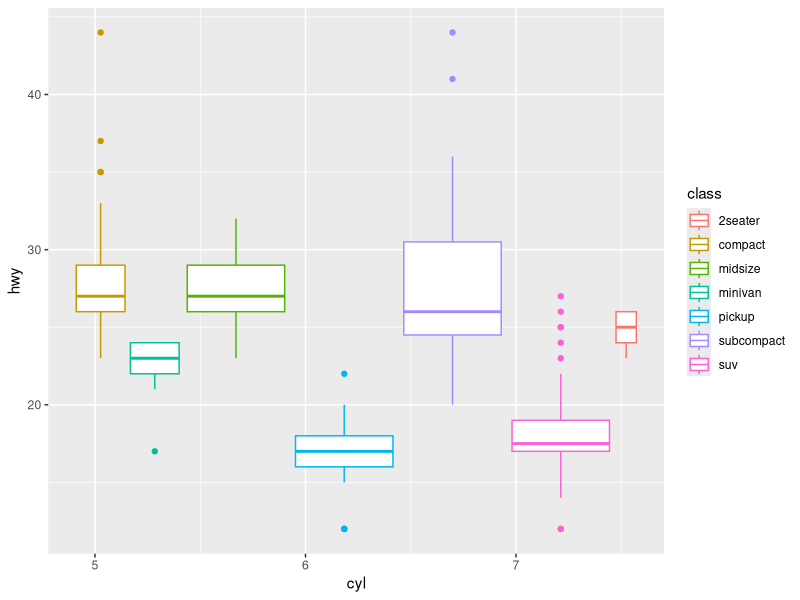
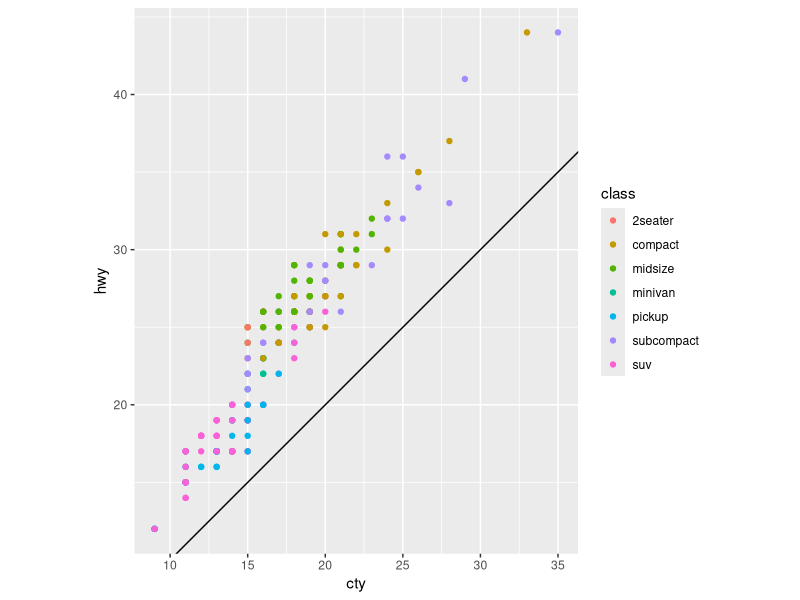
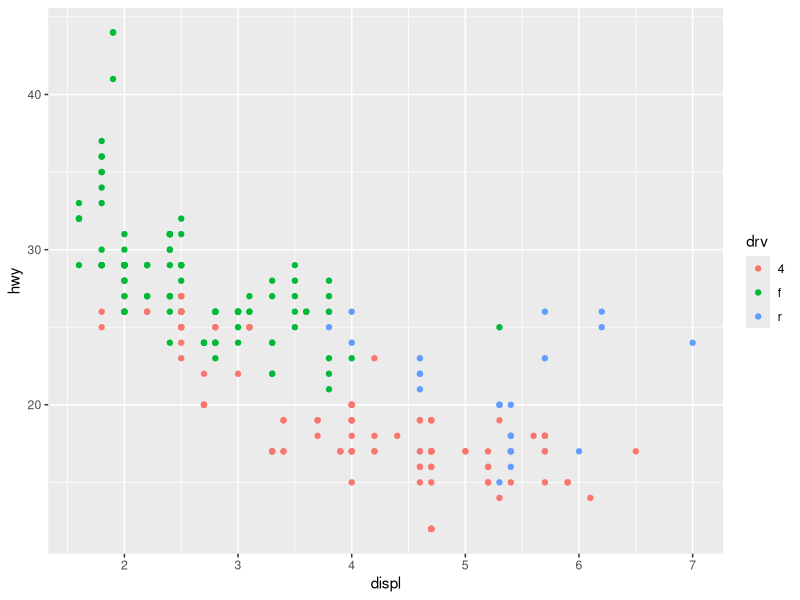

Source code (R) for these figures, in order:
#----------------------------------------------
# DATA 101
# Homework 1: Adefoluke Shemsu
#----------------------------------------------

# Please save this script as "YOUR LAST NAME_HW1.R" and upload the script to Canvas. 
# You should also upload a word document containing your write up and graphs.
# Please type your code into the sections outlined below. 

#----------------------------------------------
# Question 1
library(tidyverse)
mpg
?mpg

ggplot(data = mpg)+
  geom_boxplot(mapping = aes(x=cyl,y=hwy,color=class))

# I think a boxplot can serve as one of the best visualization methods for drawing
# reasonable correlations between cyl and hwy mpg because it highlights in detail 
# the range of mpg across vehicle classes in a comprehensive way, thus enabling
# a viewer to clearly see that, generally, the more cylinders a car has, the
# lower the gas mileage (with consideration for averages, outliers, and standard
# deviations to inform the perspective).

#----------------------------------------------
# Question 2

ggplot(data = mpg)+
  geom_point(mapping = aes(x=cty,y=hwy,color=class))+
  geom_abline()+
  coord_fixed(ratio=1)

# coord_fixed fixes the ration of length on x and y axes. The geom_abline
# function seems to serve as another layer to the graph that indicates the slope
# and more succinctly define the relationship between x and y.

# Conclusion 1: There is a correlation between cty and hwy mileage, where
# if one is higher, the other can be surmised to be higher as well (and vice versa).

# Conclusion 2: Subcompact/compact vehicle mpg are the least consistent, given
# what I would assume has to do with the fact that those vehicles can range
# anywhere from 4-8 or more cylinders.

# Conclusion 3: It is rare that city mileage is higher than highway mileage across
# any vehicle class in the graph.

#----------------------------------------------
# Question 3

ggplot(data = mpg)+
  geom_point(mapping = aes(x=displ,y=hwy,color=drv))

# Conclusion 1: Larger engine = less hwy mpg.

# Generally speaking, FWD vehicles have the best highway 
# gas mileage, though there seems to be much more of a correlation between mpg and
# engine size for 4WD vehicles, since 4WD exists in every vehicle class. There 
# also seems to be a relationship between engine size and whether or not a vehicle 
# is RWD, implying that only certain vehicles of a particular size/class have that
# option for their drive train.